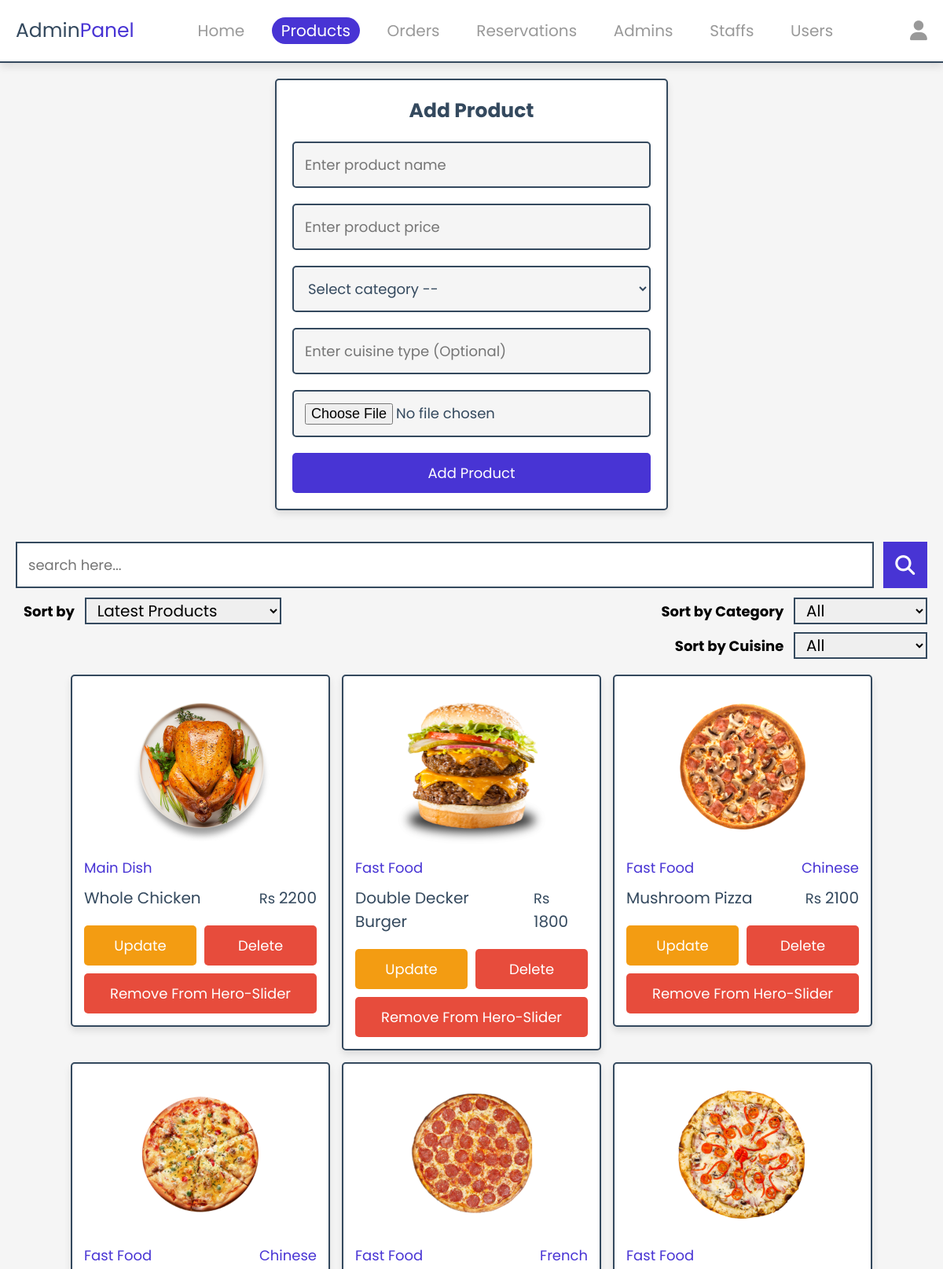
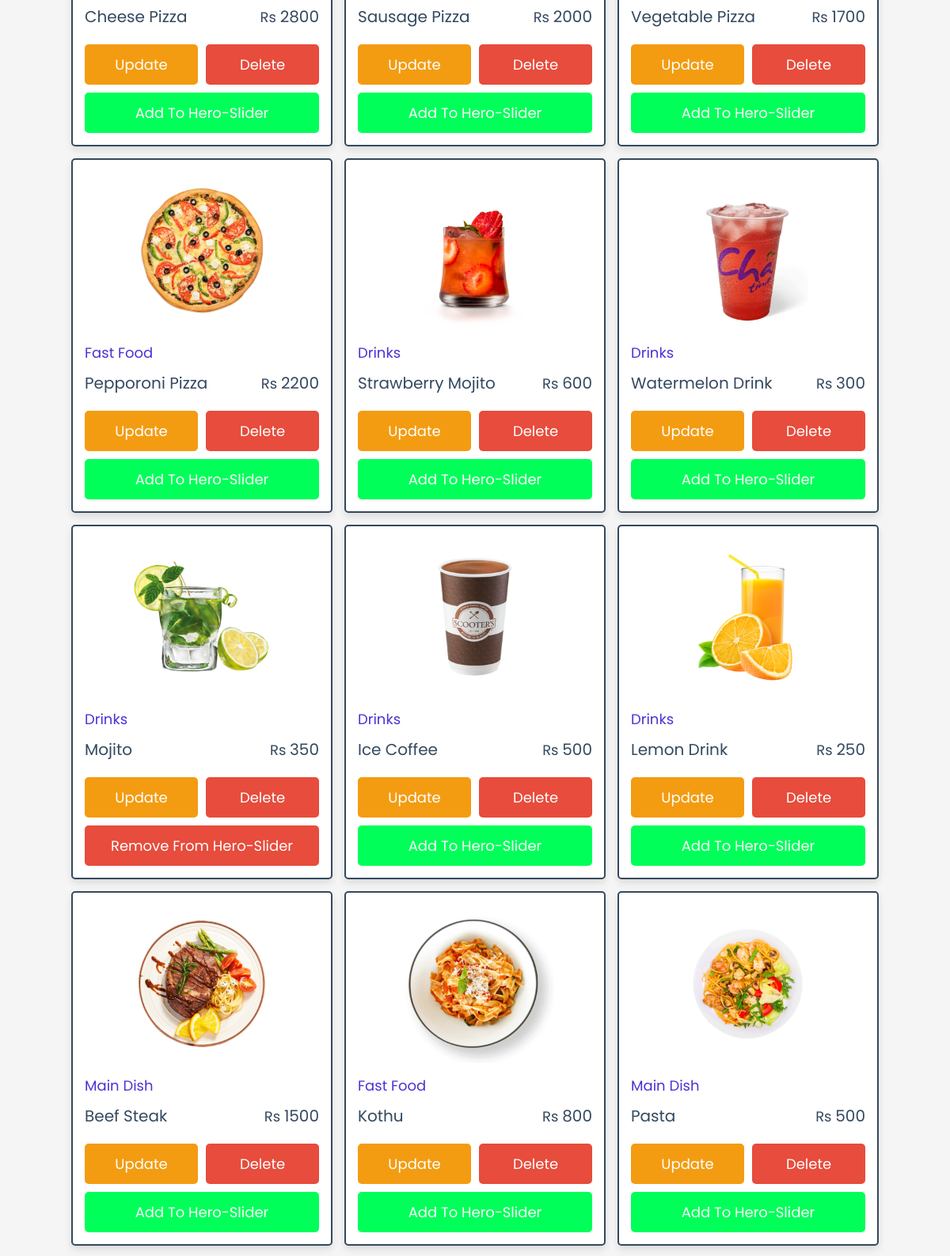
The app's page /admin/products.php (signed in, upper part) with its own data (2 pictures, top to bottom).
### tables this page shows
CREATE TABLE `products` (
  `id` int(11) NOT NULL,
  `cuisine` varchar(50) NOT NULL,
  `category` varchar(50) NOT NULL,
  `name` varchar(50) NOT NULL,
  `price` int(11) NOT NULL,
  `image` varchar(50) NOT NULL,
  `hero_slider` tinyint(1) NOT NULL
);

### admin/products.php (the view, shortened to what this page needs)
<?php
   include('../db/database.php');
   $selected_category = isset($_SESSION['selected_category']) ? $_SESSION['selected_category'] : '';
   $selected_cuisine = isset($_SESSION['selected_cuisine']) ? $_SESSION['selected_cuisine'] : '';
   $selected_sort = isset($_SESSION['selected_sort']) ? $_SESSION['selected_sort'] : 'latest';
?>
<!DOCTYPE html>
<html lang="en">
<head>
   <link rel="stylesheet" href="https://cdnjs.cloudflare.com/ajax/libs/font-awesome/6.1.1/css/all.min.css">
   <link rel="stylesheet" href="../css/admin_style.css">
</head>
<body>
   <?php include '../components/admin_header.php' ?>
   <section class="add-products">
      <form action="" method="POST" enctype="multipart/form-data">
         <h3>add product</h3>
         <input type="text" required placeholder="Enter product name" name="name" maxlength="50" class="box">
         <input type="number" min="50" max="99999" required placeholder="Enter product price" name="price" onkeypress="if(this.value.length == 5) return false;" class="box">
         <select name="category" class="box" required>
            <option value="" disabled selected>Select category --</option>
         </select>
         <input type="text" placeholder="Enter cuisine type (Optional)" maxlength="50" name="cuisine" class="box">
         <input type="file" name="image" class="box" accept="image/jpg, image/jpeg, image/png, image/webp" required>
         <input type="submit" value="add product" name="add_product" class="btn">
      </form>
   </section>
   <section class="search-form">
      <form action="<?php htmlspecialchars($_SERVER["PHP_SELF"]) ?>" method="post">
         <div class="search-box">
               <input type="text" name="search-box" placeholder="search here..." value="<?= isset($_POST['search-box']) ? htmlspecialchars($_POST['search-box']) : '' ?>" class="box">
               <button type="submit" name="search-btn" class="fas fa-search"></button>
         </div>
         <div class="sorting">
               <div class="sort">
                  <label>Sort by</label>
                  <select name="sort">
                     <option value="latest" <?= ($selected_sort == 'latest') ? 'selected' : ''; ?> id="sort">Latest products</option>
                  </select>
               </div>
               <div class="category-cuisine">
                  <div class="category">
                     <label>Sort by Category</label>
                     <select name="category">
                           <option <?= (empty($selected_category)) ? 'selected' : ''; ?> value="">all</option>
                     </select>
                  </div>
                  <div class="cuisine">
                     <label>Sort by Cuisine</label>
                     <select name="cuisine">
                           <option <?= (empty($selected_cuisine)) ? 'selected' : ''; ?> value="">all</option>
                     </select>
                  </div>
               </div>
         </div>
      </form>
   </section>
   <section class="show-products" style="padding-top: 0;">
      <div class="box-container">
      <?php
         if(isset($_POST["search-btn"]) || isset($_POST["search-box"])) {
            $search_box = $_POST["search-box"];
            $query = ("SELECT * FROM products WHERE name LIKE '%{$search_box}%'");
            $category = '';
            $cuisine = '';
            if(isset($_POST['category']) && !empty($_POST['category'])) {
                $category = $_POST['category'];
                $query .= " AND category = '$category'";
            }
            if(isset($_POST['cuisine']) && !empty($_POST['cuisine'])) {
                $cuisine = $_POST['cuisine'];
                $query .= " AND cuisine = '$cuisine'";
            }
            if(isset($_POST['sort'])) {
                if($_POST['sort'] == 'low_to_high') {
                    $query .= ' ORDER BY price ASC';
                }else if($_POST['sort'] == 'high_to_low') {
                    $query .= ' ORDER BY price DESC';
                }else {
                    $query .= ' ORDER BY id DESC';
                }
            }
         }else {
            $query = ('SELECT * FROM products ORDER BY id DESC');
         }
            $show_products = $conn->prepare($query);
            $show_products->execute();
         if($show_products->rowCount() > 0){
            while($fetch_products = $show_products->fetch(PDO::FETCH_ASSOC)){
      ?>
      <div class="box">
         <img src="../uploaded images/<?= $fetch_products['image']; ?>" alt="">
         <div class="flex">
            <div class="category"><?= $fetch_products['category']; ?></div>
            <div class="cuisine"><?= $fetch_products['cuisine']; ?></div>
         </div>
         <div class="flex">
            <div class="name"><?= $fetch_products['name']; ?></div>
            <div class="price"><span>Rs </span><?= $fetch_products['price']; ?></div>
         </div>
         <div class="flex-btn">
            <a href="update_product.php?update=<?= $fetch_products['id']; ?>" class="option-btn">update</a>
            <a href="products.php?delete=<?= $fetch_products['id']; ?>" class="delete-btn" onclick="return confirm('delete this product?');">delete</a>
         </div>
         <?php
            if($fetch_products['hero_slider'] == 1) {
               $btn = 'delete-btn';
               $btn_value = 'Remove from hero-slider';
            }else {
               $btn = 'hero-btn';
               $btn_value = 'Add to hero-slider';
            }
         ?>
         <div class="hero">
            <a href="products.php?pid=<?= $fetch_products['id']; ?>" class="<?= $btn ?>"><?= $btn_value ?></a>
         </div>
      </div>
      <?php
            }
         }
      ?>
      </div>
   </section>
</body>
</html>

### CSS/admin_style.css (style rules this page uses)
:root { --blue-color:#4834d4; --red:#e74c3c; --orange:#f39c12; --black:#34495e; --light-bg:#f5f5f5; --light-color:#999; --green: #00ff59; --border:.2rem solid var(--black); --box-shadow:0 .5rem 1rem rgba(0,0,0,.1); }
* { font-family: 'poppins', sans-serif; margin:0; padding:0; box-sizing: border-box; text-decoration: none; outline: none; border:none; }
html { font-size: 62.5%; overflow-x: hidden; }
body { background-color: var(--light-bg); }
section { max-width: 1200px; margin:0 auto; padding:2rem; }
.btn, .delete-btn, .option-btn, .hero-btn { display: block; margin-top: 1rem; border-radius: .5rem; cursor: pointer; width: 100%; font-size: 1.8rem; color: #fff; padding:1.2rem 3rem; text-transform: capitalize; text-align: center; }
.btn { background-color: var(--blue-color); }
.delete-btn { background-color: var(--red); }
.option-btn { background-color: var(--orange); }
.hero-btn { background-color: var(--green); }
.flex-btn { display: flex; gap:1rem; }
.search-form form { display: flex; flex-direction: column; gap: 1.2rem; }
.search-form .sorting { display: flex; justify-content: space-between; }
.search-form .category-cuisine { display: flex; flex-direction: column; align-items: flex-end; gap: 1rem; }
.search-form .category-cuisine .category select, .search-form .category-cuisine .cuisine select, .search-form .sort select { border: var(--border); font-size: 2rem; padding: 0 1rem; text-transform: capitalize; }
.search-form .sort select { width: 25rem; }
.search-form .category-cuisine .category select, .search-form .category-cuisine .cuisine select { width: 17rem; }
.search-form .category-cuisine .category label, .search-form .category-cuisine .cuisine label, .search-form .sort label { font-weight: bold ; font-size: 1.8rem; padding: .3rem 1rem; }
.search-form .search-box { display: flex; gap: 1.2rem; }
.search-form .search-box .box { width: 100%; border: var(--border); padding: 1.4rem; font-size: 1.8rem; color: #000; }
.search-form .search-box .fa-search { width: 6rem; background-color: var(--blue-color); color: #fff; font-size: 2.5rem; }
.add-products form { margin:0 auto; max-width: 50rem; background-color: #fff; border-radius: .5rem; box-shadow: var(--box-shadow); border:var(--border); padding:2rem; text-align: center; }
.add-products form h3 { margin-bottom: 1rem; font-size: 2.5rem; color:var(--black); text-transform: capitalize; }
.add-products form .box { background-color: var(--light-bg); border:var(--border); width: 100%; padding:1.4rem; font-size: 1.8rem; color:var(--black); border-radius: .5rem; margin: 1rem 0; }
.show-products .box-container { display: grid; grid-template-columns: repeat(auto-fit, 33rem); gap:1.5rem; justify-content: center; align-items: flex-start; }
.show-products .box-container .box { background-color: #fff; border-radius: .5rem; box-shadow: var(--box-shadow); border:var(--border); padding:1.5rem; }
.show-products .box-container .box img { width: 100%; height: 20rem; object-fit: contain; margin-bottom: 1rem; }
.show-products .box-container .box .name { text-transform: capitalize; font-size: 2rem; color:var(--black); padding:1rem 0; }
.show-products .box-container .box .flex { display: flex; align-items: center; gap:1.2rem; justify-content: space-between; }
.show-products .box-container .box .flex .category, .show-products .box-container .box .flex .cuisine { text-transform: capitalize; font-size: 1.8rem; color:var(--blue-color); }
.show-products .box-container .box .price { font-size: 2rem; color:var(--black); margin:.5rem 0; }
.show-products .box-container .box .price span { font-size: 1.8rem; }

### records on screen
products: image (picture), category "Main Dish", name "Whole Chicken", price "2200", hero_slider "Remove From Hero-Slider"
products: image (picture), category "Fast Food", name "Double Decker Burger", price "1800", hero_slider "Remove From Hero-Slider"
products: image (picture), category "Fast Food", cuisine "Chinese", name "Mushroom Pizza", price "2100", hero_slider "Remove From Hero-Slider"
products: image (picture), category "Fast Food", cuisine "Chinese", name "Cheese Pizza", price "2800", hero_slider "Add To Hero-Slider"
products: image (picture), category "Fast Food", cuisine "French", name "Sausage Pizza", price "2000", hero_slider "Add To Hero-Slider"
products: image (picture), category "Fast Food", name "Vegetable Pizza", price "1700", hero_slider "Add To Hero-Slider"
products: image (picture), category "Fast Food", name "Pepporoni Pizza", price "2200", hero_slider "Add To Hero-Slider"
products: image (picture), category "Drinks", name "Strawberry Mojito", price "600", hero_slider "Add To Hero-Slider"
products: image (picture), category "Drinks", name "Watermelon Drink", price "300", hero_slider "Add To Hero-Slider"
products: image (picture), category "Drinks", name "Mojito", price "350", hero_slider "Remove From Hero-Slider"
products: image (picture), category "Drinks", name "Ice Coffee", price "500", hero_slider "Add To Hero-Slider"
products: image (picture), category "Drinks", name "Lemon Drink", price "250", hero_slider "Add To Hero-Slider"
products: image (picture), category "Main Dish", name "Beef Steak", price "1500", hero_slider "Add To Hero-Slider"
products: image (picture), category "Fast Food", name "Kothu", price "800", hero_slider "Add To Hero-Slider"
products: image (picture), category "Main Dish", name "Pasta", price "500", hero_slider "Add To Hero-Slider"
